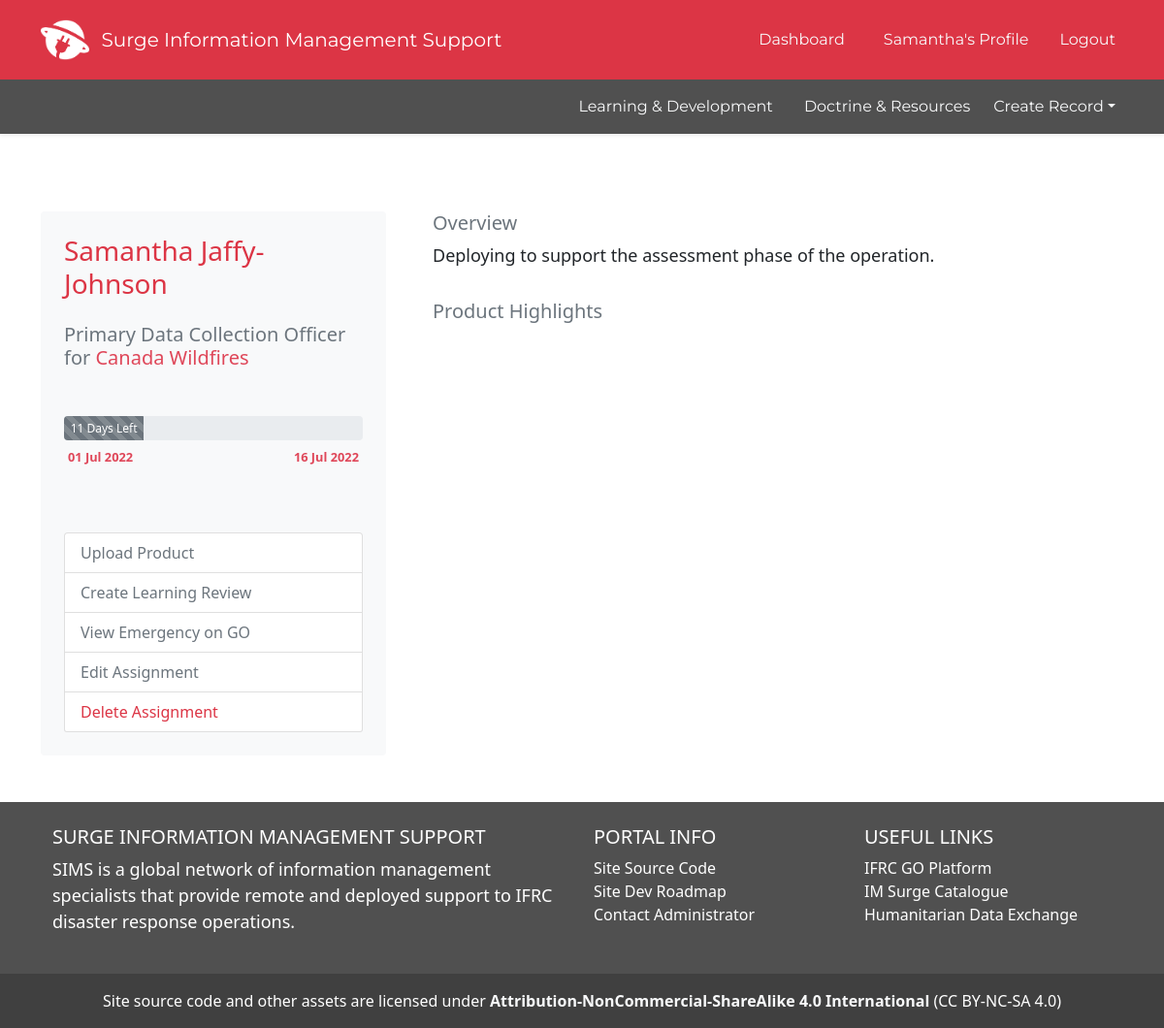
Page /assignment/10 (signed in) on the earlier database version.
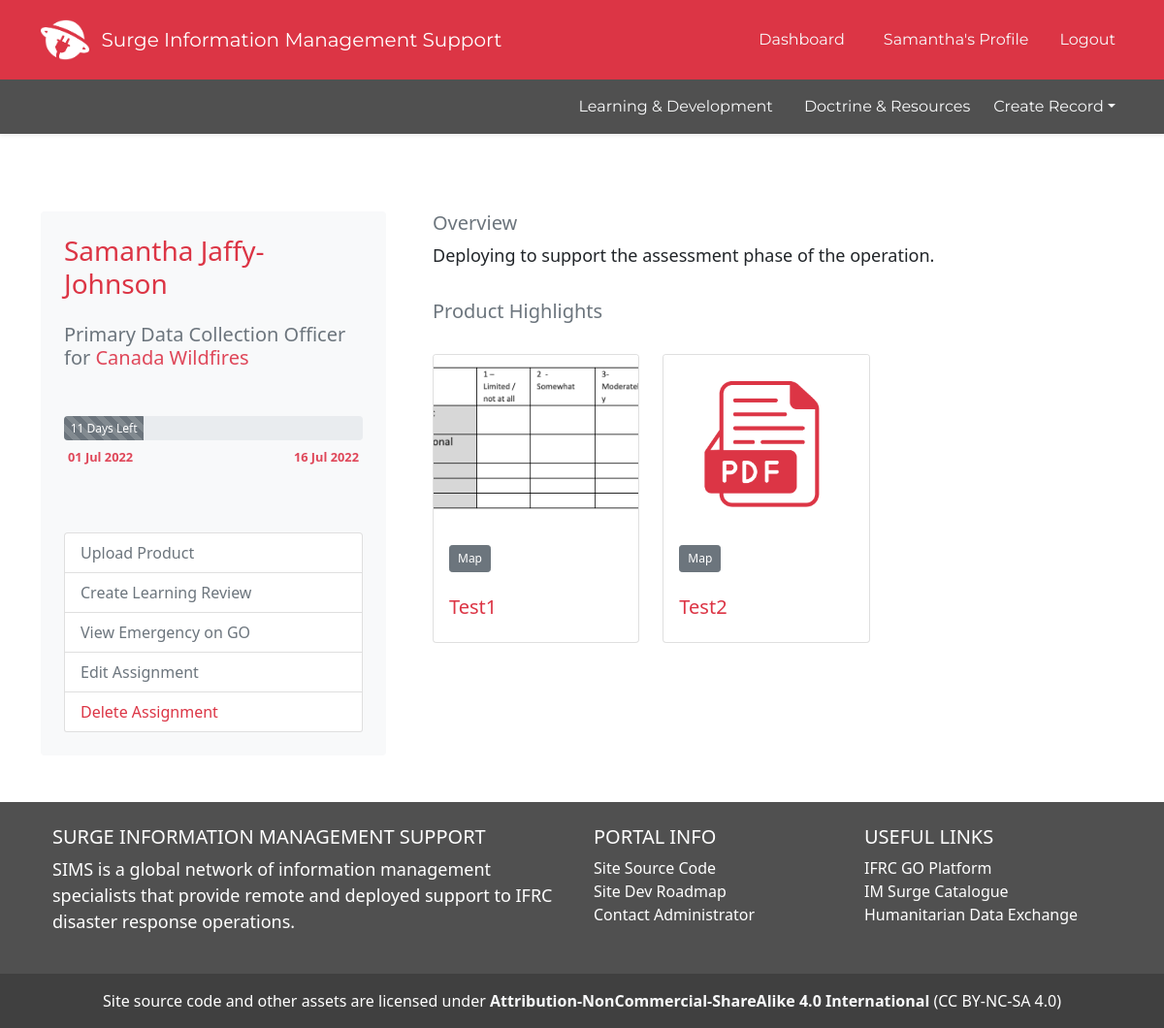
Same page on the later database version.
### SIMS_Portal/models.py (models this page shows)
class Portfolio(db.Model):
	__tablename__ = 'portfolio'
	id = db.Column(db.Integer, primary_key=True)
	title = db.Column(db.String(200), nullable=False)
	type = db.Column(db.String(100), nullable=False)
	description = db.Column(db.Text)
	product_status = db.Column(db.String(100), default='Active')
	final_file_location = db.Column(db.String(100), nullable=False)
	asset_file_location = db.Column(db.String(100))
	external = db.Column(db.Boolean, default=False)
	assignment_id = db.Column(db.Integer, db.ForeignKey('assignment.id'))
	creator_id = db.Column(db.Integer, db.ForeignKey('user.id'), nullable=False)
	emergency_id = db.Column(db.Integer, db.ForeignKey('emergency.id'))
	created_at = db.Column(db.DateTime, server_default=func.now())
	updated_at = db.Column(db.DateTime, onupdate=func.now())
	def __repr__(self):
		return f"Portfolio('{self.title}','{self.type}','{self.description}','{self.final_file_location}','{self.creator_id}')"

### SIMS_Portal/assignments/routes.py (the view)
@assignments.route('/assignment/<int:id>')
@login_required
def view_assignment(id):
	assignment_info = db.session.query(Assignment, User, Emergency).join(User).join(Emergency).filter(Assignment.id == id).first()
	dict_assignment = assignment_info.Assignment.__dict__
	dict_start_date = str(dict_assignment['start_date'])
	dict_end_date = str(dict_assignment['end_date'])
	formatted_start_date = datetime.strptime(dict_start_date, '%Y-%m-%d').strftime('%d %b %Y')
	formatted_end_date = datetime.strptime(dict_end_date, '%Y-%m-%d').strftime('%d %b %Y')
	days_left = db.engine.execute("SELECT JULIANDAY(:end_date) - JULIANDAY(DATE('now')) AS days_remaining FROM Assignment WHERE id = :id", {'id': id, 'end_date': dict_end_date})
	days_left_dict = days_left.mappings().first()
	days_left_int = int(days_left_dict['days_remaining'])
	print(f"days left value is: {days_left_int}")
	assingment_length = db.engine.execute("SELECT JULIANDAY(:end_date) - JULIANDAY(:start_date) AS length FROM Assignment WHERE id = :id", {'id': id, 'end_date': dict_end_date, 'start_date': dict_start_date})
	assignment_length_dict = assingment_length.mappings().first()
	assignment_length_int = int(assignment_length_dict['length'])
	print(f"assignment length value is: {assignment_length_int}")
	assingment_portfolio = db.session.query(Portfolio).filter(Portfolio.assignment_id==id, Portfolio.product_status=='Active').all()
	print(assingment_portfolio)
	return render_template('assignment_view.html', assignment_info=assignment_info, formatted_start_date=formatted_start_date, formatted_end_date=formatted_end_date, days_left_int=days_left_int, assignment_length_int=assignment_length_int, assingment_portfolio=assingment_portfolio)

### SIMS_Portal/models.py (called while the page is built)
@login_manager.user_loader
def load_user(user_id):
	return User.query.get(int(user_id))

### SIMS_Portal/templates/assignment_view.html (shortened to what this page needs)
{% extends "layout.html" %}
{% block content %}
<div class="container">
	<div class="row my-5">
		<div class="col col-md-4 rounded rounded-3">
			<div class="card border-0 p-4 bg-light rounded rounded-4">
			<a href='/profile/view/{{assignment_info.User.id}}'><h3 class="text-danger mb-4">{{assignment_info.User.firstname}} {{assignment_info.User.lastname}}</h3></a>
			<h5 class="text-secondary mb-5">{{assignment_info.Assignment.role}} for <a href='/emergency/{{assignment_info.Emergency.id}}'>{{assignment_info.Emergency.emergency_name}} </h5></a>
				{% if days_left_int < 1 %}
				<div class="progress" style="height: 25px;">
					  <div class="progress-bar bg-success" role="progressbar" style="width: 100%" aria-valuenow="100" aria-valuemin="0" aria-valuemax="100">Assignment Over
					</div>
				</div>
				{% else %}
				<div class="progress" style="height: 25px;">
					  <div class="progress-bar bg-secondary progress-bar-striped" role="progressbar" style="width: {{((assignment_length_int - days_left_int)/assignment_length_int)*100}}%" aria-valuenow="{{((assignment_length_int - days_left_int)/assignment_length_int)*100}}" aria-valuemin="0" aria-valuemax="{{assignment_length_int}}">{{days_left_int}} Days Left
					</div>
				</div>
				{% endif %}
				<table class="table table-sm table-borderless mt-1">
				  <tbody>
					<tr>
					  <td scope="row" id='date-label'>{{formatted_start_date}}</td>
					  <td class="float-end" id='date-label'>{{formatted_end_date}}</td>
					</tr>
				  </tbody>
				</table>
				<br>
				<div class="list-group mt-4">
					<a href="/portfolio/new_from_assignment/{{assignment_info.Assignment.id}}/{{assignment_info.User.id}}/{{assignment_info.Emergency.id}}" class="list-group-item list-group-item-action text-secondary">Upload Product</a>
					<a href="#" class="list-group-item list-group-item-action text-secondary">Create Learning Review</a>
					<a href="#" class="list-group-item list-group-item-action text-secondary">View Emergency on GO</a>
					{% if current_user.is_admin == 1 or current_user.id == assignment_info.User.id%}
						<a href="#" class="list-group-item list-group-item-action text-secondary">Edit Assignment</a>
						<a href="/assignment/delete/{{assignment_info.Assignment.id}}" class="list-group-item list-group-item-action text-danger">Delete Assignment</a>
					{% endif %}
				</div>
			</div>
		</div>
		<div class="col mx-4">
				<h5 class="text-secondary">Overview</h5>
				<p class="pb-3">{{assignment_info.Assignment.assignment_details}}</p>
				<h5 class="text-secondary">Product Highlights</h5>
				<div class="row row-cols-3 row-cols-md-3 g-4 mt-2">
				{% for product in assingment_portfolio %}
					<div class="col d-flex align-items-stretch">
						<a href="/portfolio/view/{{product.id}}">
						<div class="card" id='portfolio-card' style="width: 18rem;">
							{% if '.pdf' in product.final_file_location %}
							<img src="/static/assets/portfolio/placeholder.png" class="card-img-top" alt="PDF Placeholder Thumbnail">
							{% else %}
						    <img src="/static/assets/portfolio/{{product.final_file_location}}" class="card-img-top" alt="{{product.title}}">
						    {% endif %}
						  <div class="card-body d-flex flex-column">
							  <div class='pb-4'><button type="button" class="btn btn-secondary btn-sm">{{product.type}}</button></div>
							<h5 class="card-title mt-auto text-danger">{{product.title}}</h5>
							</a>
						  </div>
						</div>
					</div>
				{% endfor %}
				</div>
		</div>
	</div>
</div>
{% endblock content %}

Differences in the rows shown:
added Portfolio: final_file_location (picture), type "Map", title "Test1"
added Portfolio: type "Map", title "Test2"
